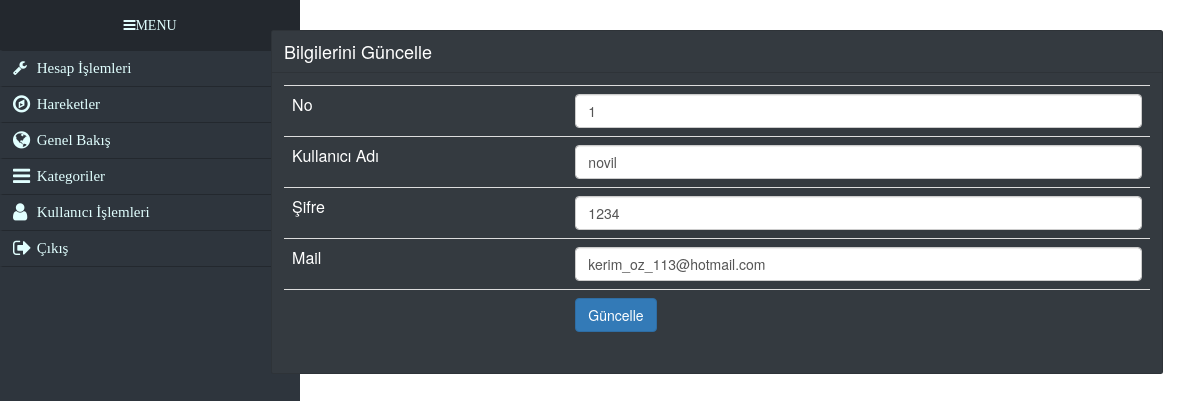
The page /kisi_duzenle.php?id=1 (signed in) on the database its author committed.
### tables this page shows
CREATE TABLE `user` (
  `id` int(11) NOT NULL,
  `u_name` varchar(250) NOT NULL,
  `u_mail` varchar(250) NOT NULL,
  `u_pass` varchar(100) NOT NULL,
  `sys_log_time` timestamp NULL DEFAULT NULL,
  `sys_ext_time` timestamp NULL DEFAULT NULL,
  `t_gelir` int(11) DEFAULT 0,
  `t_gider` int(11) DEFAULT 0
);

### kisi_duzenle.php (the view, shortened to what this page needs)
<?php
require_once("baglan.php");
?>
<html>
<head>
    <link href="//netdna.bootstrapcdn.com/bootstrap/3.2.0/css/bootstrap.min.css" rel="stylesheet" id="bootstrap-css">
    <link href="//maxcdn.bootstrapcdn.com/font-awesome/4.2.0/css/font-awesome.min.css" rel="stylesheet">
    <link rel="stylesheet" href="css/bootstrap.min.css">
    <link rel="stylesheet" href="style.css">
    <link rel="stylesheet" href="https://maxcdn.bootstrapcdn.com/bootstrap/3.4.1/css/bootstrap.min.css">
</head>
<body>
<div style="position: absolute;width: 100%;left: 0; font-size: 18px; margin-left:0px; float: left;">
        <div class="row mt-5">
            <?php if(is_null( $_SESSION['user_id']))
            require_once('menu.php');
            $sorgu =$db->prepare("SELECT * FROM user WHERE id=".(int)$_GET['id']);
            $sorgu->execute();
            $sonuc = $sorgu->fetch(PDO::FETCH_ASSOC);
            ?>
            <div class="col-9" id="yerles">
                    <div class="card bg-dark ">
                        <div class="card-header bg-dark text-white">
                            Bilgilerini Güncelle
                        </div>
                        <div class="card-body text-white">
                        <form action="#" method="post" id="guncel_form" onsubmit="return false;">
                            <table class="table text-white">
                                <tr><td>No</td>
                                <td><input type="text" name="id" class="form-control" value="<?php echo $sonuc['id'];?>">
                                </td>
                                </tr>
                                <tr><td>Kullanıcı Adı</td>
                                <td><input type="text" name="u_name" class="form-control" value="<?php echo $sonuc['u_name'];?>">
                                </tr>
                                <tr><td>Şifre</td>
                                <td><input type="text" name="u_pass" class="form-control" value="<?php echo $sonuc['u_pass'];?>">
                                </td>
                                </tr>
                                <tr><td>Mail</td>
                                <td><input type="text" name="u_mail" class="form-control" value="<?php echo $sonuc['u_mail'];?>">
                                </tr>
                                <tr><td></td>
                                <td><input type="submit" class="btn btn-primary" value="Güncelle" id="guncel_btn" on_click="kerim();"></td>
                                </tr>
                            </table>
                        </form>
                    </div>
             </div>
                        </div>
                    </div>
            </div>
</body>
</html>

### style.css (style rules this page uses)
#yerles { float: left; margin-left: 22%; }
body { margin: 0px; padding: 0px; }

### rows shown on the page
user: id "1", u_name "novil", u_pass "1234", u_mail "kerim_oz_113@hotmail.com"
